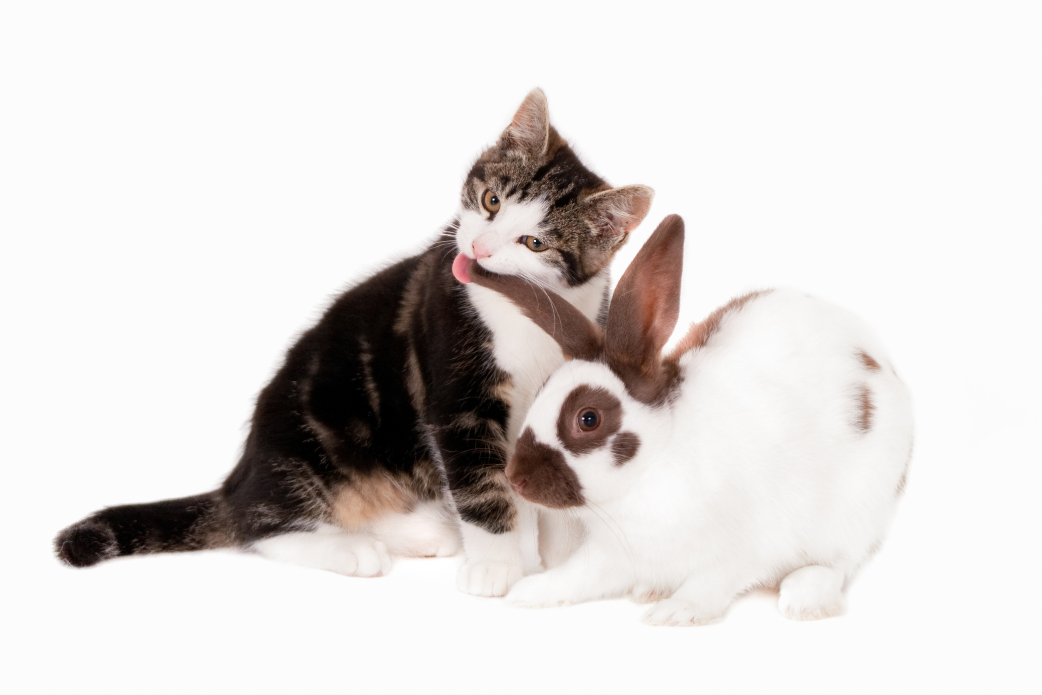
#> input picture pro1/pack1/ani.jpg, 3126 x 2084 px (shown at 1/3 size)
$ python ex18opencv.py
#> lines starting #> are read from the running program, lines starting #| are printed output that depends on the picture
# open cv(Cmputer Vision)   -> 영상처리, 주파수 변환
# pip install opencv-python

import cv2
print(cv2.__version__)

img1 = cv2.imread('ani.jpg')
#> img1 is the input picture: shape (2084, 3126, 3); mean B, G, R 217, 218.6, 222.6
print(type(img1))
#| <class 'numpy.ndarray'>
cv2.imshow('image test', img1)
cv2.waitKey()
cv2.destroyAllWindows
# print('end')

cv2.imwrite('ani2.jpg', img1)
cv2.imwrite('ani3.jpg', img1[cv2.IMWRITE_JPEG_QUALITY, 10])

# 이미지 크기 조정
img2 = cv2.resize(img1, (300,100), interpolation=cv2.INTER_AREA)
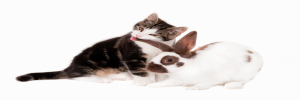
#> img2: shape (100, 300, 3); mean B, G, R 216.8, 218.4, 222.4
cv2.imwrite('ani3.jpg', img2)
# 이미지 밝기 조정
# 이미 상하좌우 회전
# 특정 영역 자르기
